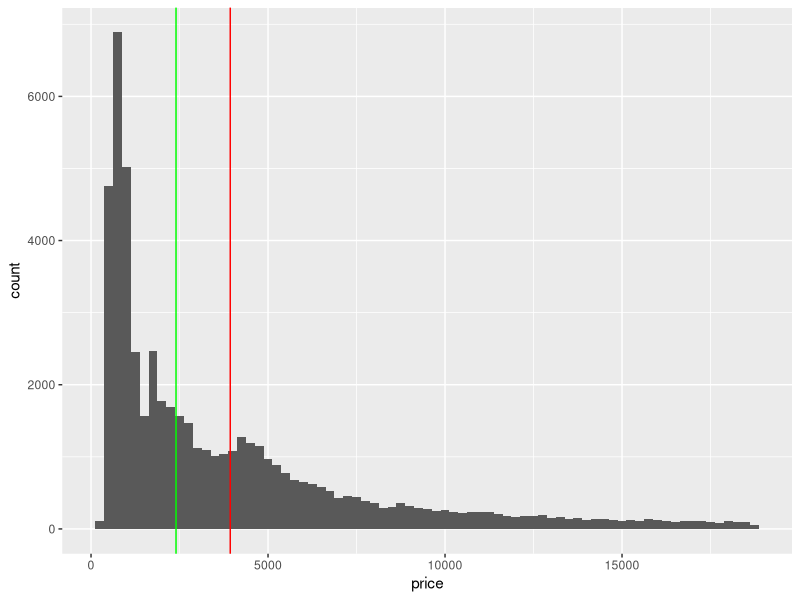
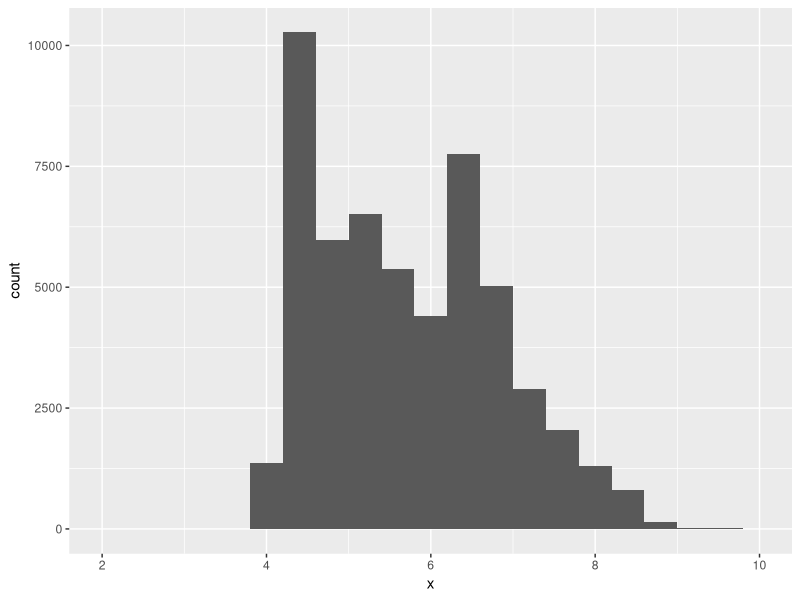

Source code (R) for these figures, in order:
## ---- chunk 1
#| eval: true
#| message: false
library(tidyverse)
## ---- chunk 2
#| eval: true
#| echo: false

diamonds %>% 
  count(color, clarity) %>% 
  pivot_wider(names_from = color,
              values_from = n) %>% 
  mutate(marginal_clarity = rowSums(.[2:7])) %>% 
  mutate(marginal_color = colSums(.[2:9]))
  
## ---- chunk 3
#| eval: true
#| echo: false

diamonds %>% 
  count(color, cut) %>% 
  group_by(color) %>% 
  mutate(prop = n/ sum(n)) %>% 
  select(color, cut, prop) %>% 
  pivot_wider(names_from = color,
              values_from = prop) 
  
## ---- chunk 4
#| eval: true
#| echo: false

diamonds %>% 
  count(color, cut) %>% 
  group_by(cut) %>% 
  mutate(prop = n/ sum(n)) %>% 
  select(color, cut, prop) %>% 
  pivot_wider(names_from = color,
              values_from = prop) 
  
## ---- chunk 5
#| echo: false
#| eval: true

library(tidyverse)
ggplot(data = diamonds) +
  geom_histogram(mapping = aes(x = price), binwidth = 250) +
  geom_vline(aes(xintercept = mean(price)), color = "red") +
  geom_vline(aes(xintercept = median(price)), color = "green")

## ---- chunk 6
#| echo: false
#| eval: true
#| warning: false

library(tidyverse)
ggplot(data = diamonds) +
  geom_histogram(mapping = aes(x = x), binwidth = .4) +
  xlim(2, 10)
